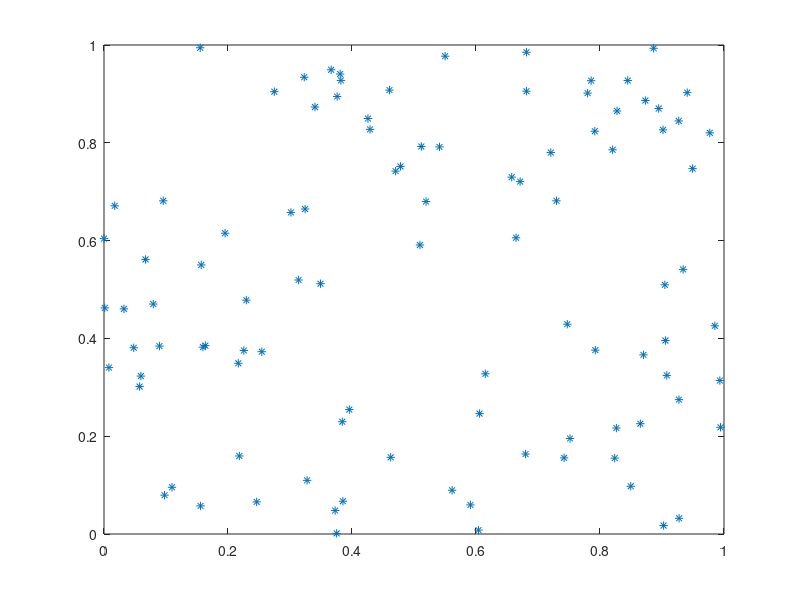

The MATLAB source for this figure:
m = 2^31;
a = 843314861;
b = 453816693;
y = ones(101, 1);
for i = 1 : 100
    y(i +1) = mod(a * y(i) + b, m);
endfor
x = y/m;
u = x(1 : 100);
v = x(2 :101);
plot(u, v ,'*')
disp(x(1))
disp(x(101))

